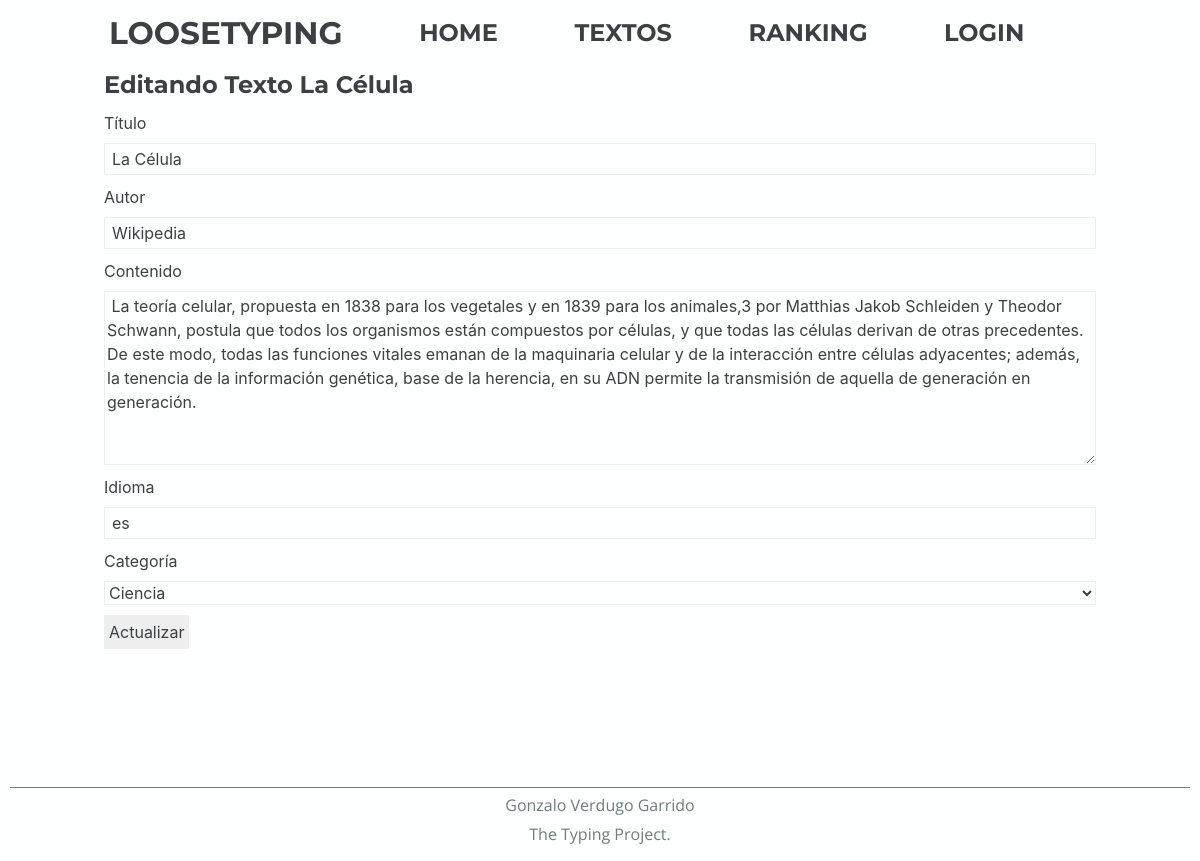
The app's page /views/actualizarTexto.php?text=37, older data.
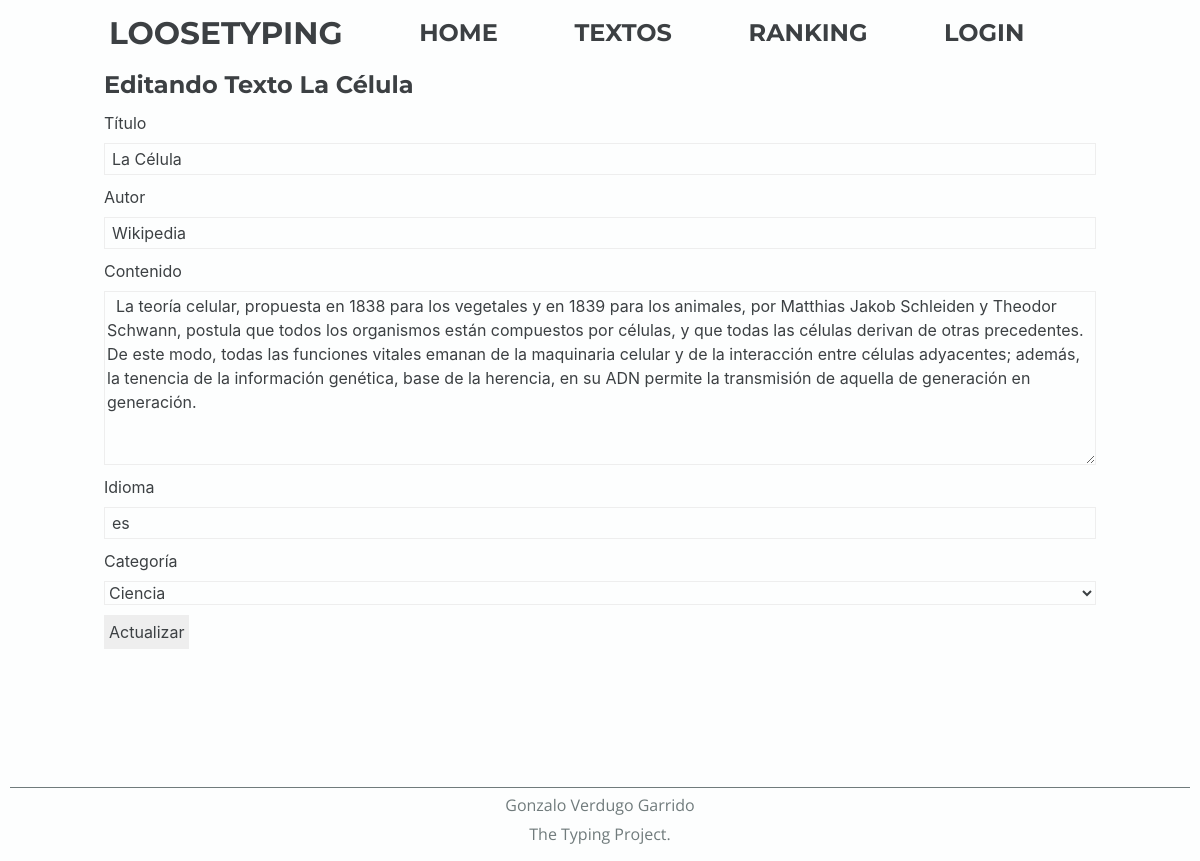
The same page, newer data.
### tables this page shows
CREATE TABLE `textos` (
  `id` int(11) NOT NULL,
  `tit_text` varchar(50) DEFAULT NULL,
  `txt_text` text DEFAULT NULL,
  `lang_text` varchar(50) DEFAULT NULL,
  `id_cat` int(11) DEFAULT NULL,
  `ori_text` varchar(150) DEFAULT NULL,
  `created_at` timestamp NOT NULL DEFAULT current_timestamp() ON UPDATE current_timestamp()
);

### public_html/private/model/dao/daoText.php (called while the page is built, shortened)
<?php
class DaoText
{
    public static function getById($id)
    {
        $db=  DbConnection::getInstance();
        $query="select * from textos where id='{$id}';";
        $result = $db->query($query)->fetch();
        return $result;
    }
}

### public_html/private/model/text.php (called while the page is built, shortened)
<?php
include_once('dao/daoText.php');
class Text
{
    private $titText;
    private $txtText;
    private $lang;
    private $idCat;
    private $autorText;
    public function __construct($id="", $titText="", $txtText="", $lang="", $idCat="", $autorText="", $createdAt="")
    {
        $this->titText=$titText;
        $this->txtText=$txtText;
        $this->lang=$lang;
        $this->idCat=$idCat;
        $this->autorText=$autorText;
    }
    public function getTxtText()
    {
        return $this->txtText;
    }
    public function getLang()
    {
        return $this->lang;
    }
    public function getIdCat()
    {
        return $this->idCat;
    }
    public function getTitText()
    {
        return $this->titText;
    }
    public function getAutorText()
    {
        return $this->autorText;
    }
    public static function getById($id)
    {
        $daoResult =DaoText::getById($id);
        $text = new Text($daoResult['id'], $daoResult['tit_text'], $daoResult['txt_text'], $daoResult['lang_text'], $daoResult['id_cat'], $daoResult['ori_text'], $daoResult['created_at']);
        return $text ;
    }
}

### public_html/private/model/dao/daoCategory.php (called while the page is built, shortened)
<?php
class DaoCategory
{
    public static function getById($id)
    {
        $db=  DbConnection::getInstance();
        $query="select * from categorias where id='{$id}';";
        $result = $db->query($query)->fetch();
        return $result;
    }
}

### public_html/private/model/category.php (called while the page is built, shortened)
<?php
include_once("dao/daoCategory.php");
class Category
{
    private $name;
    public function __construct($id="", $name="")
    {
        $this->name=$name;
    }
    public function getName()
    {
        return $this->name;
    }
    public static function getById($id)
    {
        $daoResult = DaoCategory::getById($id);
        $category= new Category($daoResult['id'], $daoResult['nom_cat']);
        return $category;
    }
}

### public_html/views/actualizarTexto.php (the view, shortened to what this page needs)
<?php
include_once('../private/model/Text.php');
include_once('../private/model/Category.php');
if (isset($_GET) && !empty($_GET)) {
    $updText = Text::getById($_GET['text']);
}
?>
<!DOCTYPE html>
<html lang='es' dir='ltr'>
<head>
    <?php include "../includes/general-head.php" ?>
</head>
<body>
    <main>
        <?php include "../includes/nav.php" ?>
        <section>
            <div>
                <h1>Editando Texto
                    <?php echo $updText->getTitText() ?>
                </h1>
                <form
                    action="<?php echo $_SERVER['PHP_SELF'] ?>"
                    method="POST">
                    <ul class="tb-no-decor">
                        <li class="li-label-input"><label for="titulo">Título</label><input
                                value='<?php echo $updText->getTitText() ?>'
                                name="titulo" type="text">
                        </li>
                        <li class="li-label-input"><label for="autor">Autor</label><input value=<?php echo $updText->getAutorText() ?>
                            name="autor" type="text"></li>
                        <li class="li-label-input"><label for="contenido">Contenido</label><textarea name="contenido"
                                rows="7"> <?php echo $updText->getTxtText() ?></textarea>
                        </li>
                        <li class="li-label-input"><label for="lang">Idioma</label><input value=<?php echo $updText->getLang() ?> name="lang"
                            type="text">
                        </li>
                        <li class="li-label-input"><label for="categoria">Categoría</label><select name="categoria">
                                <?php $txtCategory = Category::getById($updText->getIdCat())  ?>
                                <option value=<?php $updText->getIdCat() ?>><?php echo $txtCategory->getName()  ?>
                                </option>
                            </select>
                        <li><input class="button" type="submit" value="Actualizar"></li>
                    </ul>
                </form>
            </div>
        </section>
        <?php include "../includes/footer.php" ?>
    </main>
</body>
</html>

Row changes from the older to the newer data that the page shows:
changed textos "La Célula": contenido "…en 1839 para los animales,3 por Matthias Jakob Schleiden…" → "…en 1839 para los animales, por Matthias Jakob Schleiden…"
